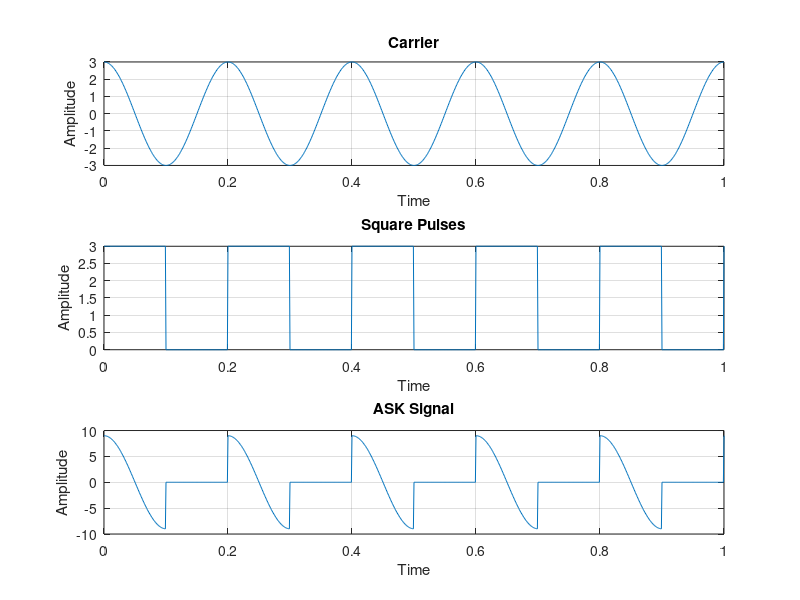

MATLAB code for this plot:
clear all;
clc;
close all;
F1=input('Enter the frequency of carrier=');
F2=input('Enter the frequency of pulse=');
A=3;%Amplitude
t=0:0.001:1;
x=A.*cos(2*pi*F1*t);%Carrier Sine wave
u=A/2.*square(2*pi*F2*t)+(A/2);%Square wave message
v=x.*u;
subplot(3,1,1);
plot(t,x);
xlabel('Time');
ylabel('Amplitude');
title('Carrier');
grid on;
subplot(3,1,2);
plot(t,u);
xlabel('Time');
ylabel('Amplitude');
title('Square Pulses');
grid on;subplot(3,1,3);
plot(t,v);
xlabel('Time');
ylabel('Amplitude');
title('ASK Signal');
grid on;